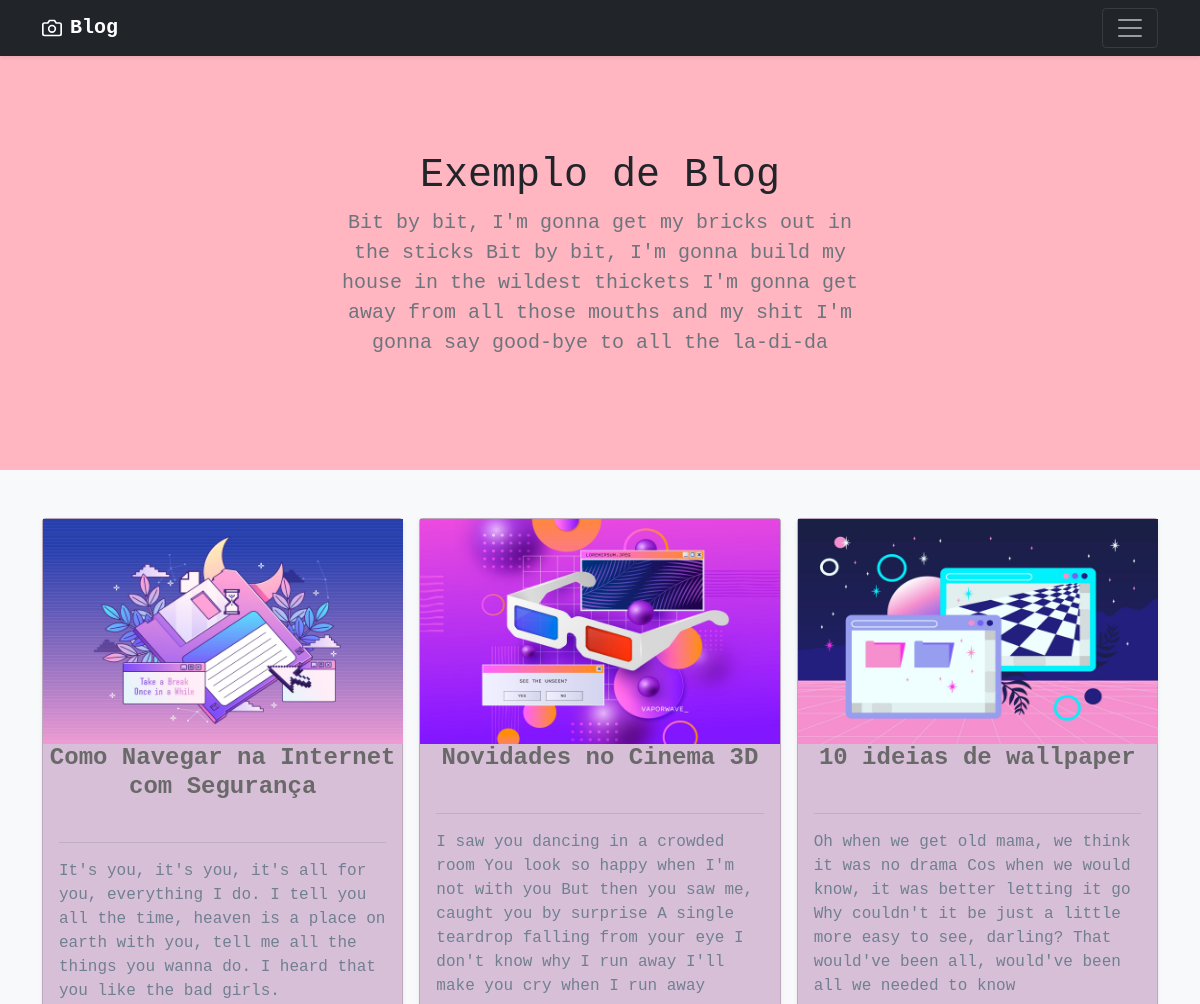
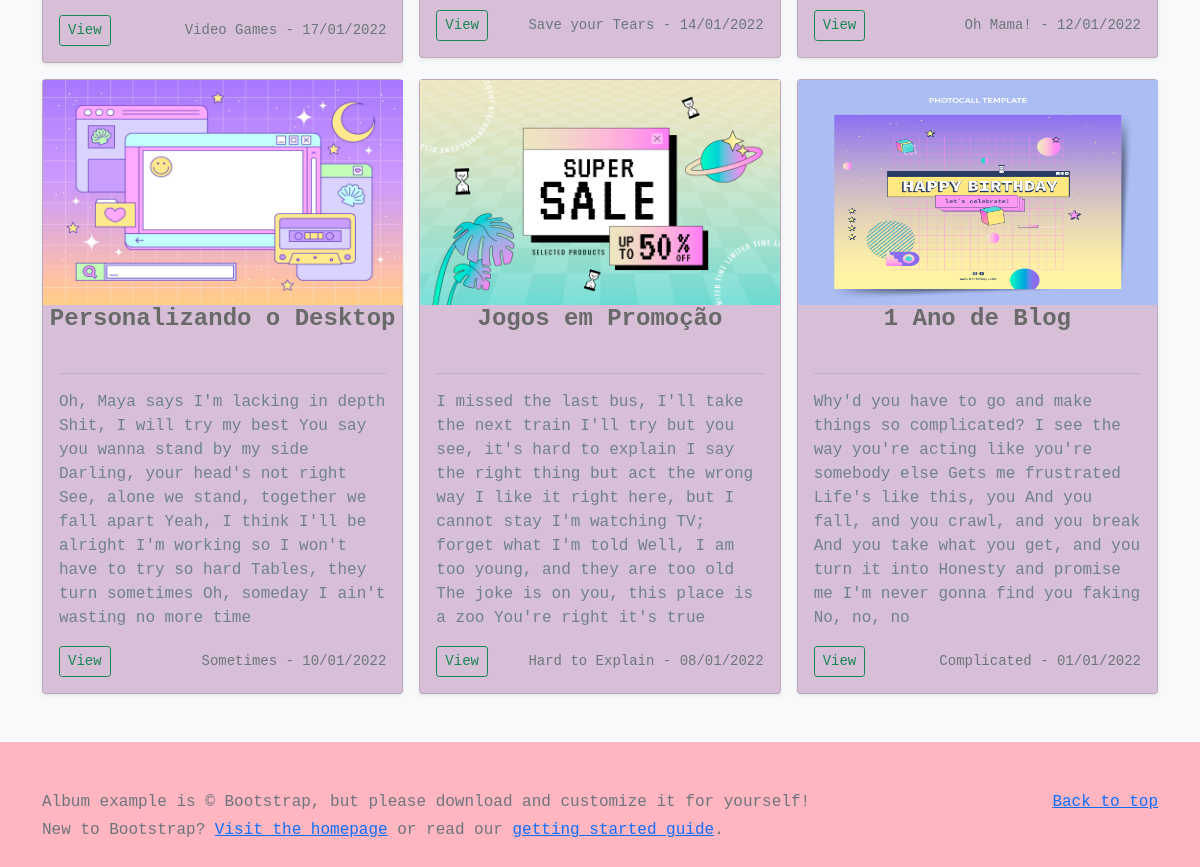
The page / on the database its author committed (2 pictures, top to bottom).
### tables this page shows
CREATE TABLE `tblblog` (
  `idblog` int(11) NOT NULL,
  `titulo` varchar(50) NOT NULL,
  `imagem` varchar(200) NOT NULL,
  `texto` longtext NOT NULL,
  `autor` varchar(100) NOT NULL,
  `dataehora` date NOT NULL
);

### index.php (the view, shortened to what this page needs)
<?php
include "conexao.php";
$sql = "SELECT * from tblblog";
$qry = mysqli_query($con,$sql);
?>
<!doctype html>
<html lang="pt-br">
  <head>
    <link href="https://cdn.jsdelivr.net/npm/bootstrap@5.1.3/dist/css/bootstrap.min.css" rel="stylesheet">
  </head>
  <body>
<header>
  <div class="navbar navbar-dark bg-dark shadow-sm">
    <div class="container">
      <a href="#" class="navbar-brand d-flex align-items-center">
        <strong>Blog</strong>
      </a>
      <button class="navbar-toggler" type="button" data-bs-toggle="collapse" data-bs-target="#navbarHeader" aria-controls="navbarHeader" aria-expanded="false" aria-label="Toggle navigation">
        <span class="navbar-toggler-icon"></span>
      </button>
    </div>
  </div>
</header>
<main>
  <section class="py-5 text-center container">
    <div class="row py-lg-5">
      <div class="col-lg-6 col-md-8 mx-auto">
        <h1 class="fw-light">Exemplo de Blog</h1>
        <p class="lead text-muted">Bit by bit, I'm gonna get my bricks out in the sticks
        Bit by bit, I'm gonna build my house in the wildest thickets
        I'm gonna get away from all those mouths and my shit
        I'm gonna say good-bye to all the la-di-da</p>
      </div>
    </div>
  </section>
  <div class="album py-5 bg-light">
    <div class="container">
      <div class="row row-cols-1 row-cols-sm-2 row-cols-md-3 g-3">
        <?php while($linha=mysqli_fetch_assoc($qry)) { ?>
      <div class="col">
          <div class="card shadow-sm">
            <img src="<?php echo $linha["imagem"]; ?>" width="360"    height="225px" alt="banner 1">
            <center><h4><?php echo $linha['titulo'] ?></h4></center>
            <div class="card-body">
              <hr>
              <p class="card-text"><?php echo $linha["texto"] ?></p>
              <div class="d-flex justify-content-between align-items-center">
                <div class="btn-group">
                  <button type="button" class="btn btn-sm btn-outline-success">View</button>
                </div>
            <small class="text-muted">
                <?php
                $dataf = implode("/",array_reverse(explode("-",$linha['dataehora'])));
                echo $linha['autor']." - ".$dataf; ?></small>
              </div>
            </div>
          </div>
        </div>
        <?php } ?>
    </div>
          </div>
  </div>
</main>
<footer class="text-muted py-5">
  <div class="container">
    <p class="float-end mb-1">
      <a href="#">Back to top</a>
    </p>
    <p class="mb-1">Album example is &copy; Bootstrap, but please download and customize it for yourself!</p>
    <p class="mb-0">New to Bootstrap? <a href="/">Visit the homepage</a> or read our <a href="/docs/5.1/getting-started/introduction/">getting started guide</a>.</p>
  </div>
</footer>
  </body>
</html>

### index.php (style rules this page uses)
body { background-color: LightPink; font-family: 'Courier New', Courier, monospace; }
.card { font-family: 'Courier New', Courier, monospace; color: SlateGray; background-color: Thistle ; }
h4 { font-weight: bolder; color: DimGray; }

### rows shown on the page
tblblog: imagem (picture), titulo "Como Navegar na Internet com Segurança", texto "It's you, it's you, it's all for you, everything I do. I tell you all the time, heaven is a place on earth with you, tell me all the things you wanna do. I heard that you like the bad girls.", autor "Video Games", dataehora "17/01/2022"
tblblog: imagem (picture), titulo "Novidades no Cinema 3D", texto "I saw you dancing in a crowded room You look so happy when I'm not with you But then you saw me, caught you by surprise A single teardrop falling from your eye I don't know why I run away I'll make you cry when I run away", autor "Save your Tears", dataehora "14/01/2022"
tblblog: imagem (picture), titulo "10 ideias de wallpaper", texto "Oh when we get old mama, we think it was no drama Cos when we would know, it was better letting it go Why couldn't it be just a little more easy to see, darling? That would've been all, would've been all we needed to know", autor "Oh Mama!", dataehora "12/01/2022"
tblblog: imagem (picture), titulo "Personalizando o Desktop", texto "Oh, Maya says I'm lacking in depth Shit, I will try my best You say you wanna stand by my side Darling, your head's not right See, alone we stand, together we fall apart Yeah, I think I'll be alright I'm working so I won't have to try so hard Tables, they turn sometimes Oh, someday I ain't wasting no more time", autor "Sometimes", dataehora "10/01/2022"
tblblog: imagem (picture), titulo "Jogos em Promoção", texto "I missed the last bus, I'll take the next train I'll try but you see, it's hard to explain I say the right thing but act the wrong way I like it right here, but I cannot stay I'm watching TV; forget what I'm told Well, I am too young, and they are too old The joke is on you, this place is a zoo You're right it's true", autor "Hard to Explain", dataehora "08/01/2022"
tblblog: imagem (picture), titulo "1 Ano de Blog", texto "Why'd you have to go and make things so complicated? I see the way you're acting like you're somebody else Gets me frustrated Life's like this, you And you fall, and you crawl, and you break And you take what you get, and you turn it into Honesty and promise me I'm never gonna find you faking No, no, no", autor "Complicated", dataehora "01/01/2022"
